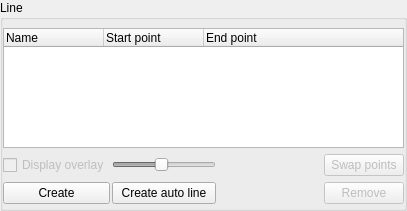
<?xml version="1.0" encoding="UTF-8"?>
<ui version="4.0">
 <class>HelicalLineWidget</class>
 <widget class="QWidget" name="HelicalLineWidget">
  <property name="geometry">
   <rect>
    <x>0</x>
    <y>0</y>
    <width>407</width>
    <height>211</height>
   </rect>
  </property>
  <property name="windowTitle">
   <string>Helical line widget</string>
  </property>
  <layout class="QHBoxLayout">
   <property name="spacing">
    <number>0</number>
   </property>
   <property name="margin">
    <number>0</number>
   </property>
   <item>
    <layout class="QVBoxLayout">
     <property name="margin">
      <number>0</number>
     </property>
     <item>
      <widget class="QGroupBox" name="main_gbox">
       <property name="sizePolicy">
        <sizepolicy hsizetype="Expanding" vsizetype="Expanding">
         <horstretch>0</horstretch>
         <verstretch>0</verstretch>
        </sizepolicy>
       </property>
       <property name="acceptDrops">
        <bool>false</bool>
       </property>
       <property name="title">
        <string>Line</string>
       </property>
       <property name="checkable">
        <bool>false</bool>
       </property>
       <layout class="QHBoxLayout">
        <property name="spacing">
         <number>6</number>
        </property>
        <property name="leftMargin">
         <number>0</number>
        </property>
        <property name="topMargin">
         <number>4</number>
        </property>
        <property name="rightMargin">
         <number>0</number>
        </property>
        <property name="bottomMargin">
         <number>0</number>
        </property>
        <item>
         <layout class="QGridLayout" name="gridLayout">
          <property name="leftMargin">
           <number>0</number>
          </property>
          <property name="topMargin">
           <number>0</number>
          </property>
          <property name="spacing">
           <number>2</number>
          </property>
          <item row="2" column="0">
           <widget class="QPushButton" name="create_line_button">
            <property name="text">
             <string>Create</string>
            </property>
           </widget>
          </item>
          <item row="1" column="1">
           <widget class="QSlider" name="overlay_slider">
            <property name="enabled">
             <bool>false</bool>
            </property>
            <property name="maximum">
             <number>255</number>
            </property>
            <property name="value">
             <number>120</number>
            </property>
            <property name="orientation">
             <enum>Qt::Horizontal</enum>
            </property>
           </widget>
          </item>
          <item row="1" column="0">
           <widget class="QCheckBox" name="overlay_cbox">
            <property name="enabled">
             <bool>false</bool>
            </property>
            <property name="text">
             <string>Display overlay</string>
            </property>
           </widget>
          </item>
          <item row="1" column="3">
           <widget class="QPushButton" name="swap_points_button">
            <property name="enabled">
             <bool>false</bool>
            </property>
            <property name="text">
             <string>Swap points</string>
            </property>
           </widget>
          </item>
          <item row="0" column="0" colspan="4">
           <widget class="QTreeWidget" name="lines_treewidget">
            <property name="sizePolicy">
             <sizepolicy hsizetype="Preferred" vsizetype="Fixed">
              <horstretch>0</horstretch>
              <verstretch>0</verstretch>
             </sizepolicy>
            </property>
            <property name="minimumSize">
             <size>
              <width>0</width>
              <height>100</height>
             </size>
            </property>
            <property name="maximumSize">
             <size>
              <width>16777215</width>
              <height>120</height>
             </size>
            </property>
            <property name="font">
             <font>
              <pointsize>9</pointsize>
             </font>
            </property>
            <property name="editTriggers">
             <set>QAbstractItemView::NoEditTriggers</set>
            </property>
            <property name="selectionMode">
             <enum>QAbstractItemView::ExtendedSelection</enum>
            </property>
            <property name="rootIsDecorated">
             <bool>false</bool>
            </property>
            <column>
             <property name="text">
              <string>Name</string>
             </property>
            </column>
            <column>
             <property name="text">
              <string>Start point</string>
             </property>
            </column>
            <column>
             <property name="text">
              <string>End point</string>
             </property>
            </column>
           </widget>
          </item>
          <item row="2" column="3">
           <widget class="QPushButton" name="remove_line_button">
            <property name="enabled">
             <bool>false</bool>
            </property>
            <property name="text">
             <string>Remove</string>
            </property>
           </widget>
          </item>
          <item row="2" column="1">
           <widget class="QPushButton" name="create_auto_line_button">
            <property name="text">
             <string>Create auto line</string>
            </property>
           </widget>
          </item>
          <item row="1" column="2">
           <spacer name="horizontalSpacer_2">
            <property name="orientation">
             <enum>Qt::Horizontal</enum>
            </property>
            <property name="sizeHint" stdset="0">
             <size>
              <width>40</width>
              <height>20</height>
             </size>
            </property>
           </spacer>
          </item>
         </layout>
        </item>
       </layout>
      </widget>
     </item>
    </layout>
   </item>
  </layout>
 </widget>
 <layoutdefault spacing="6" margin="11"/>
 <pixmapfunction>qPixmapFromMimeSource</pixmapfunction>
 <resources/>
 <connections>
  <connection>
   <sender>overlay_cbox</sender>
   <signal>toggled(bool)</signal>
   <receiver>overlay_slider</receiver>
   <slot>setEnabled(bool)</slot>
   <hints>
    <hint type="sourcelabel">
     <x>20</x>
     <y>169</y>
    </hint>
    <hint type="destinationlabel">
     <x>161</x>
     <y>171</y>
    </hint>
   </hints>
  </connection>
 </connections>
</ui>
